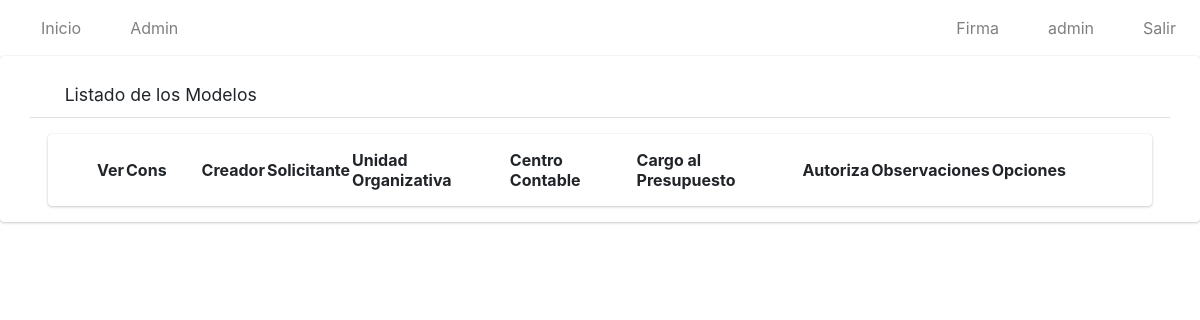
/index/listar_modelos/ (signed in), run on an earlier commit of the app's database.
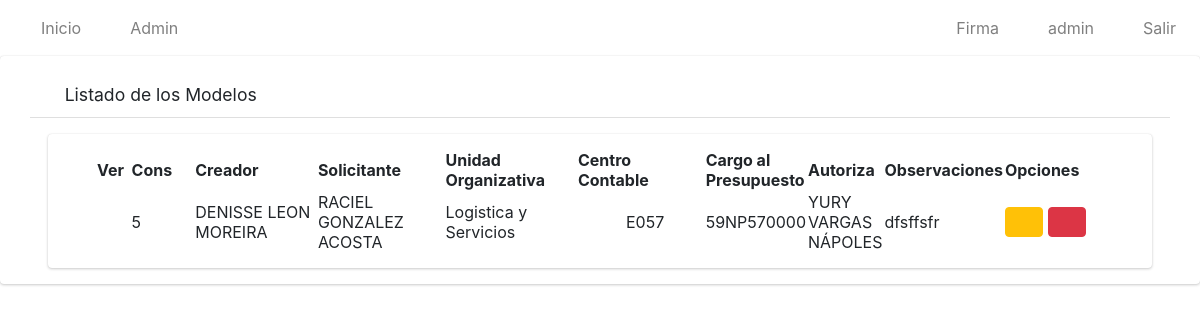
And on a later commit of the database.
### app/models.py (models this page shows, shortened)
class Modelo(models.Model):
    nombre=models.CharField(max_length=50)
    solicitante=models.CharField(max_length=50)
    unidad_organizativa=models.CharField(max_length=100)
    c_contable=models.CharField(max_length=4)
    consec=models.IntegerField()
    solicitudes=models.ManyToManyField(Solicitud)
    parleg=models.CharField(max_length=200, blank=True, null=True)
    autoriza=models.CharField(max_length=50)
    cargo_presupuesto=models.CharField(max_length=20)
    observaciones = models.CharField(max_length=500, blank=True, null=True)
    estado=models.CharField(max_length=10)
    cargo_autoriza=models.CharField(max_length=100)
    dependencia_autoriza=models.CharField(max_length=100)
    cargo_solicita=models.CharField(max_length=100)
    area_trabajo_solicita=models.CharField(max_length=100)
    labor=models.CharField(max_length=500, blank=True, null=True)

### app/views.py (the view)
# urls.py: path('listar_modelos/', ModeloListView.as_view(), name='listarMod'),
class ModeloListView(ListView):
    model = Modelo
    template_name = 'modelos/listar.html'
    @method_decorator(login_required)
    def dispatch(self, request, *args, **kwargs):
        return super().dispatch(request,*args,** kwargs)
    def get_context_data(self, **kwargs):
        context = super().get_context_data(**kwargs)
        lista_solicitantes=[]
        modelos=Modelo.objects.all()
        context['title'] = "Listado de Solicitudes"
        context['object_list'] = Modelo.objects.all().filter(estado="ok")
        return context

### app/templates/modelos/listar.html
{% extends 'base.html' %}
{% load static %}
{% block content %}
    <div class=" card card-default">
        <div class="card-header px-3 mb-3 mt-3 container">
            <h3 class="card-title">
            <i class="fas fa-search"></i>
                Listado de los Modelos
            </h3>
            </div>
        <div class="card card-body content-header mx-5 px-5">
            <table id="myTable" class="display" style="width: 100%;">
                <thead>
                    <tr>
                        <th>Ver</th>
                        <th style="width: 2cm">Cons</th>
                        <th>Creador</th>
                        <th>Solicitante</th>
                        <th>Unidad Organizativa</th>
                        <th>Centro Contable</th>
                        <th>Cargo al Presupuesto</th>
                        <th>Autoriza</th>
                        <th>Observaciones</th>
                        <th style="width: 3cm">Opciones</th>
                    </tr>
                </thead>
                <tbody>
                    {% for i in object_list %}
                    <tr>
                        <td style="width: 1cm"></td>
                        <td style="width: 20px;">{{i.consec}}</td>
                        <td style="width: 150px;">{{i.nombre}}</td>
                        <td style="width: 150px;">{{i.solicitante}}</td>
                        <td style="width: 150px;">{{i.unidad_organizativa}}</td>
                        <td style="width: 150px;"><div class="pl-5">{{i.c_contable}}</div></td>
                        <td>{{i.cargo_presupuesto}}</td>
                        <td>{{i.autoriza}}</td>
                        <td>{{i.observaciones}}</td>
                        <td>
{% if perms.app.view_modelo %}
<a href="{% url 'solicitudModel' i.id%}" type="button" class="btn btn-warning">
    <i class="fas fa-eye"></i>
</a>
{% endif %}
                {% if perms.app.delete_modelo %}
                <a href="#" onclick="eliminarModelo({{i.id}})" type="button" class="btn btn-danger">
                    <i class="fas fa-times-circle"></i>
                </a>
                        {% endif %}
                        </td>
                    </tr>
                    {% endfor %}
                </tbody>
            </table>
        </div>
    </div>
{% endblock %}

What changed in the data, as far as the page shows it:
added Modelo: consec "5", nombre "DENISSE LEON MOREIRA", solicitante "RACIEL GONZALEZ ACOSTA", unidad_organizativa "Logistica y Servicios", c_contable "E057", cargo_presupuesto "59NP570000", autoriza "YURY VARGAS NÁPOLES", observaciones "dfsffsfr"
